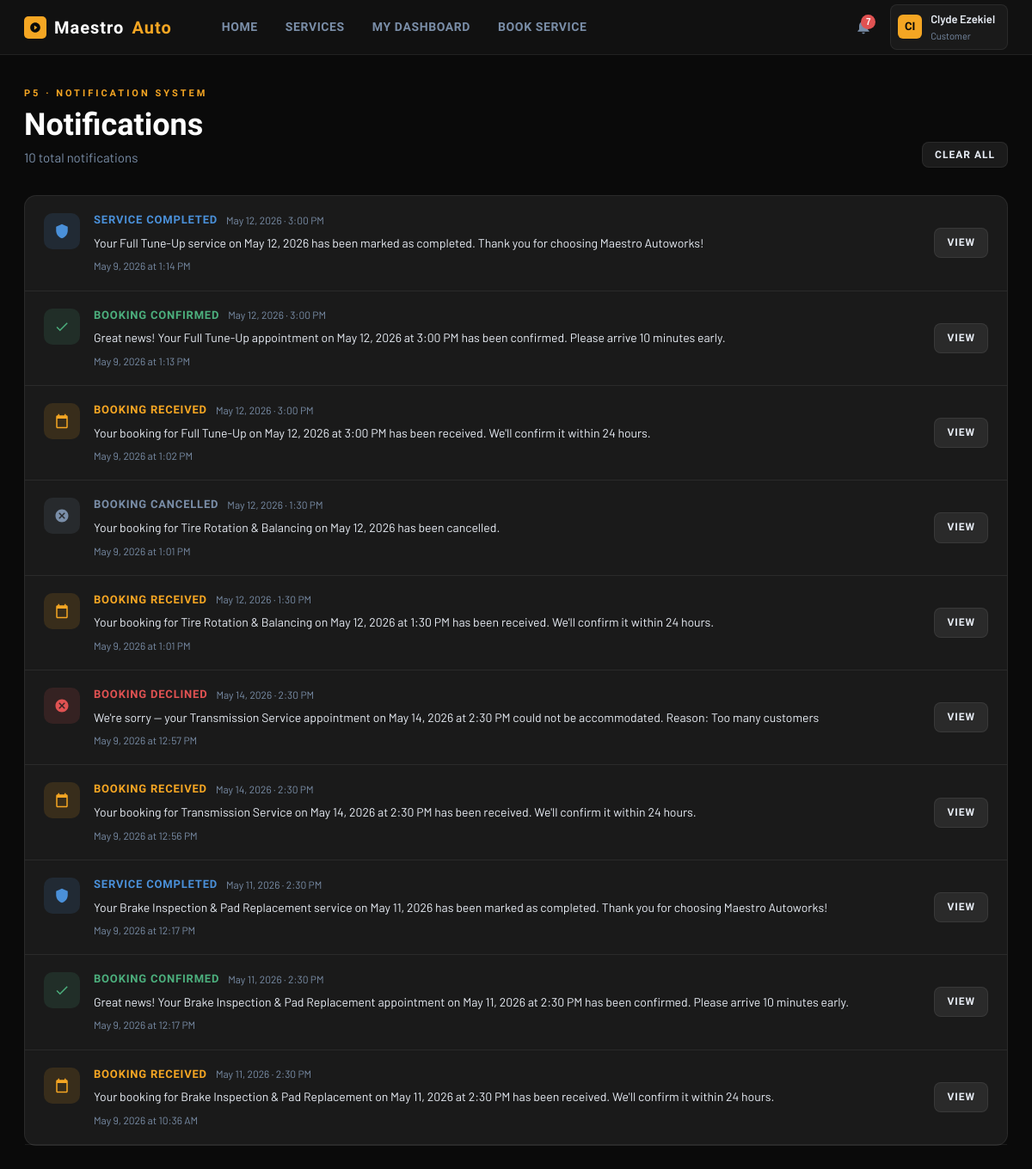
/notifications.php (signed in), run on the app's committed database.
### tables this page shows
CREATE TABLE `users` (
  `id` int(11) NOT NULL,
  `first_name` varchar(100) NOT NULL,
  `last_name` varchar(100) NOT NULL,
  `username` varchar(100) NOT NULL,
  `email` varchar(150) NOT NULL,
  `password` varchar(255) NOT NULL,
  `role` enum('customer','admin') NOT NULL DEFAULT 'customer',
  `phone` varchar(30) DEFAULT NULL,
  `created_at` timestamp NOT NULL DEFAULT current_timestamp()
);

CREATE TABLE `notifications` (
  `id` int(11) NOT NULL,
  `user_id` int(11) NOT NULL,
  `appt_id` int(11) DEFAULT NULL,
  `type` enum('booking_received','booking_confirmed','booking_declined','booking_completed','booking_cancelled','reminder') NOT NULL,
  `message` text NOT NULL,
  `is_read` tinyint(1) NOT NULL DEFAULT 0,
  `created_at` timestamp NOT NULL DEFAULT current_timestamp()
);

CREATE TABLE `appointments` (
  `id` int(11) NOT NULL,
  `user_id` int(11) NOT NULL,
  `service_id` int(11) NOT NULL,
  `vehicle_make` varchar(80) DEFAULT NULL,
  `vehicle_model` varchar(80) DEFAULT NULL,
  `vehicle_year` year(4) DEFAULT NULL,
  `plate_no` varchar(20) DEFAULT NULL,
  `appt_date` date NOT NULL,
  `appt_time` time NOT NULL,
  `notes` text DEFAULT NULL,
  `status` enum('pending','confirmed','declined','completed','cancelled') NOT NULL DEFAULT 'pending',
  `admin_notes` text DEFAULT NULL,
  `created_at` timestamp NOT NULL DEFAULT current_timestamp(),
  `updated_at` timestamp NOT NULL DEFAULT current_timestamp() ON UPDATE current_timestamp()
);

### notifications.php (the view, shortened to what this page needs)
<?php
require 'db.php';
require 'partials/header.php';
$pdo->prepare("UPDATE notifications SET is_read = 1 WHERE user_id = ?")
    ->execute([$me['id']]);
$page    = max(1, (int)($_GET['page'] ?? 1));
$perPage = 20;
$offset  = ($page - 1) * $perPage;
$countStmt = $pdo->prepare("SELECT COUNT(*) FROM notifications WHERE user_id = ?");
$countStmt->execute([$me['id']]);
$total = (int)$countStmt->fetchColumn();
$notifStmt = $pdo->prepare("
    SELECT n.*, a.appt_date, a.appt_time, s.name AS service_name
    FROM notifications n
    LEFT JOIN appointments a ON a.id = n.appt_id
    LEFT JOIN services     s ON s.id = a.service_id
    WHERE n.user_id = :user_id
    ORDER BY n.created_at DESC
    LIMIT :limit OFFSET :offset
");
$notifStmt->bindValue(':user_id', $me['id'], PDO::PARAM_INT);
$notifStmt->bindValue(':limit', (int)$perPage, PDO::PARAM_INT);
$notifStmt->bindValue(':offset', (int)$offset, PDO::PARAM_INT);
$notifStmt->execute();
$notifs = $notifStmt->fetchAll();
function notifStyle(string $type): array {
    return match($type) {
        'booking_received'  => ['#F5A623', 'M19 3h-1V1h-2v2H8V1H6v2H5c-1.1 0-2 .9-2 2v16c0 1.1.9 2 2 2h14c1.1 0 2-.9 2-2V5c0-1.1-.9-2-2-2zm0 18H5V8h14v13z'],
        'booking_confirmed' => ['#4CAF7D', 'M9 16.17L4.83 12l-1.42 1.41L9 19 21 7l-1.41-1.41z'],
        'booking_declined'  => ['#E05252', 'M12 2C6.47 2 2 6.47 2 12s4.47 10 10 10 10-4.47 10-10S17.53 2 12 2zm5 13.59L15.59 17 12 13.41 8.41 17 7 15.59 10.59 12 7 8.41 8.41 7 12 10.59 15.59 7 17 8.41 13.41 12 17 15.59z'],
        'booking_completed' => ['#4A90D9', 'M12 1L3 5v6c0 5.55 3.84 10.74 9 12 5.16-1.26 9-6.45 9-12V5l-9-4z'],
        'booking_cancelled' => ['#7A8EA8', 'M12 2C6.47 2 2 6.47 2 12s4.47 10 10 10 10-4.47 10-10S17.53 2 12 2zm5 13.59L15.59 17 12 13.41 8.41 17 7 15.59 10.59 12 7 8.41 8.41 7 12 10.59 15.59 7 17 8.41 13.41 12 17 15.59z'],
        'reminder'          => ['#F5A623', 'M12 22c1.1 0 2-.9 2-2h-4c0 1.1.9 2 2 2zm6-6V11c0-3.07-1.64-5.64-4.5-6.32V4c0-.83-.67-1.5-1.5-1.5s-1.5.67-1.5 1.5v.68C7.63 5.36 6 7.92 6 11v5l-2 2v1h16v-1l-2-2z'],
        default             => ['#7A8EA8', 'M12 2C6.48 2 2 6.48 2 12s4.48 10 10 10 10-4.48 10-10S17.52 2 12 2zm1 15h-2v-2h2v2zm0-4h-2V7h2v6z'],
    };
}
function notifLabel(string $type): string {
    return match($type) {
        'booking_received'  => 'Booking Received',
        'booking_confirmed' => 'Booking Confirmed',
        'booking_declined'  => 'Booking Declined',
        'booking_completed' => 'Service Completed',
        'booking_cancelled' => 'Booking Cancelled',
        'reminder'          => 'Reminder',
        default             => 'Notification',
    };
}
?>
<main class="page-shell">
    <div class="page-header" style="display:flex;align-items:flex-end;justify-content:space-between;flex-wrap:wrap;gap:16px;">
        <div>
            <div class="page-label">P5 · Notification System</div>
            <div class="page-title">Notifications</div>
            <div class="page-sub"><?= $total ?> total notification<?= $total!=1?'s':'' ?></div>
        </div>
        <?php if ($total > 0): ?>
            <form method="POST" action="clear_notifications.php">
                <button type="submit" class="btn btn-secondary btn-sm"
                    onclick="return confirm('Clear all notifications?')">
                    Clear All
                </button>
            </form>
        <?php endif; ?>
    </div>
    <?php if (empty($notifs)): ?>
        <div class="card">
            <div class="empty-state">
                <svg viewBox="0 0 24 24"><path d="M12 22c1.1 0 2-.9 2-2h-4c0 1.1.9 2 2 2zm6-6V11c0-3.07-1.64-5.64-4.5-6.32V4c0-.83-.67-1.5-1.5-1.5s-1.5.67-1.5 1.5v.68C7.63 5.36 6 7.92 6 11v5l-2 2v1h16v-1l-2-2z"/></svg>
                <p>You're all caught up — no notifications yet.</p>
            </div>
        </div>
    <?php else: ?>
        <div class="card" style="padding:0;">
            <?php foreach ($notifs as $n):
                [$color, $iconPath] = notifStyle($n['type']);
            ?>
            <div style="display:flex;gap:16px;padding:18px 22px;
                border-bottom:1px solid var(--border-sub);
                transition:background .15s;"
                onmouseover="this.style.background='rgba(255,255,255,0.02)'"
                onmouseout="this.style.background=''">
                <div style="flex-shrink:0;width:42px;height:42px;border-radius:10px;
                    background:<?= $color ?>22;
                    display:flex;align-items:center;justify-content:center;margin-top:2px;">
                    <svg viewBox="0 0 24 24" style="width:18px;height:18px;fill:<?= $color ?>;">
                        <path d="<?= $iconPath ?>"/>
                    </svg>
                </div>
                <div style="flex:1;min-width:0;">
                    <div style="display:flex;align-items:center;gap:10px;margin-bottom:5px;flex-wrap:wrap;">
                        <span style="font-family:'Barlow Condensed',sans-serif;font-size:13px;
                            font-weight:700;letter-spacing:.8px;text-transform:uppercase;color:<?= $color ?>;">
                            <?= notifLabel($n['type']) ?>
                        </span>
                        <?php if ($n['appt_date']): ?>
                            <span style="font-size:12px;color:var(--muted);">
                                <?= date('M j, Y', strtotime($n['appt_date'])) ?>
                                <?= $n['appt_time'] ? '· '.date('g:i A', strtotime($n['appt_time'])) : '' ?>
                            </span>
                        <?php endif; ?>
                    </div>
                    <div style="font-size:14px;color:var(--text);line-height:1.6;">
                        <?= htmlspecialchars($n['message']) ?>
                    </div>
                    <div style="font-size:12px;color:var(--muted);margin-top:6px;">
                        <?= date('F j, Y \a\t g:i A', strtotime($n['created_at'])) ?>
                    </div>
                </div>
                <?php if ($n['appt_id']): ?>
                <div style="flex-shrink:0;align-self:center;">
                    <a href="<?= $me['role']==='admin' ? 'admin_appointments.php' : 'dashboard.php' ?>"
                       class="btn btn-secondary btn-sm">View</a>
                </div>
                <?php endif; ?>
            </div>
            <?php endforeach; ?>
        </div>
    <?php endif; ?>
</main>
<?php require 'partials/footer.php'; ?>

### partials/header.php (shortened to what this page needs)
<?php
$currentUser = $pdo->prepare("SELECT id, first_name, last_name, username, role FROM users WHERE id = ?");
$currentUser->execute([$_SESSION['user_id']]);
$me = $currentUser->fetch();
$unreadStmt = $pdo->prepare("SELECT COUNT(*) FROM notifications WHERE user_id = ? AND is_read = 0");
$unreadStmt->execute([$me['id']]);
$unreadCount = (int)$unreadStmt->fetchColumn();
$initials = strtoupper(substr($me['first_name'],0,1) . substr($me['last_name'],0,1));
$isAdmin  = ($me['role'] === 'admin');
$currentPage = basename($_SERVER['PHP_SELF'], '.php');
?>
<!DOCTYPE html>
<html lang="en">
<head>
    <link rel="stylesheet" href="app.css">
</head>
<body>
<div class="app-body">
<header class="topbar">
    <a href="<?= $isAdmin ? 'admin_dashboard.php' : 'dashboard.php' ?>" class="topbar-logo">
        <div class="logo-badge">
            <svg viewBox="0 0 24 24"><path d="M12 2C6.48 2 2 6.48 2 12s4.48 10 10 10 10-4.48 10-10S17.52 2 12 2zm-2 14.5v-9l6 4.5-6 4.5z"/></svg>
        </div>
        Maestro<span style="color:var(--yellow)">Auto</span>
    </a>
    <nav class="topbar-nav">
        <a href="home.php"      class="<?= $currentPage==='home'      ?'active':'' ?>">Home</a>
        <a href="services.php"  class="<?= $currentPage==='services'  ?'active':'' ?>">Services</a>
        <?php if ($isAdmin): ?>
            <a href="admin_dashboard.php" class="<?= $currentPage==='admin_dashboard'?'active':'' ?>">Dashboard</a>
            <a href="admin_appointments.php" class="<?= $currentPage==='admin_appointments'?'active':'' ?>">Appointments</a>
            <a href="admin_reports.php"  class="<?= $currentPage==='admin_reports' ?'active':'' ?>">Reports</a>
        <?php else: ?>
            <a href="dashboard.php"    class="<?= $currentPage==='dashboard'    ?'active':'' ?>">My Dashboard</a>
            <a href="book.php"         class="<?= $currentPage==='book'         ?'active':'' ?>">Book Service</a>
        <?php endif; ?>
    </nav>
    <div class="topbar-right">
        <div style="position:relative;">
            <button class="notif-btn" id="notifBtn" aria-label="Notifications">
                <?php if ($unreadCount > 0): ?>
                    <span class="notif-badge"><?= $unreadCount > 9 ? '9+' : $unreadCount ?></span>
                <?php endif; ?>
            </button>
        </div>
        <div style="position:relative;">
            <div class="user-chip" id="userChip">
                <div class="user-avatar"><?= $initials ?></div>
                <div>
                    <div class="user-name"><?= htmlspecialchars($me['first_name']) ?></div>
                    <div class="user-role"><?= ucfirst($me['role']) ?></div>
                </div>
            </div>
        </div>
    </div>
</header>

### app.css (style rules this page uses)
*, *::before, *::after { box-sizing: border-box; margin: 0; padding: 0; }
:root { --yellow: #F5A623; --yellow-dk: #D4891A; --yellow-lt: rgba(245,166,35,0.12); --navy: #0a0a0a; --black: #0a0a0a; --black-mid: #111111; --black-card: #1a1a1a; --black-input:#2a2a2a; --black-ele: #222222; --navy-mid: #111111; --navy-card: #1a1a1a; --navy-input: #2a2a2a; --border: rgba(245,166,35,0.22); --border-sub: rgba(255,255,255,0.07); --text: #E8EDF5; --muted: #7A8EA8; --white: #ffffff; --danger: #E05252; --danger-lt: rgba(224,82,82,0.12); --success: #4CAF7D; --success-lt: rgba(76,175,125,0.12); --warning: #F5A623; --info: #4A90D9; --info-lt: rgba(74,144,217,0.12); --sidebar-w: 260px; --topbar-h: 64px; }
html, body { min-height: 100%; font-family: 'Barlow', sans-serif; background: var(--black); color: var(--text); font-size: 15px; line-height: 1.6; }
a { color: var(--yellow); text-decoration: none; }
.topbar { position: fixed; top: 0; left: 0; right: 0; z-index: 100; height: var(--topbar-h); background: var(--black-mid); border-bottom: 1px solid var(--border-sub); display: flex; align-items: center; padding: 0 28px; gap: 20px; }
.topbar-logo { font-family: 'Barlow Condensed', sans-serif; font-size: 20px; font-weight: 800; letter-spacing: 1px; color: var(--white); display: flex; align-items: center; gap: 9px; text-decoration: none; white-space: nowrap; }
.topbar-logo .logo-badge { background: var(--yellow); border-radius: 5px; width: 26px; height: 26px; display: flex; align-items: center; justify-content: center; }
.topbar-logo .logo-badge svg { width: 14px; height: 14px; fill: var(--black); }
.topbar-nav { display: flex; align-items: center; gap: 4px; margin-left: 24px; flex: 1; }
.topbar-nav a { font-family: 'Barlow Condensed', sans-serif; font-size: 14px; font-weight: 600; letter-spacing: .6px; text-transform: uppercase; color: var(--muted); padding: 6px 14px; border-radius: 6px; transition: color .2s, background .2s; text-decoration: none; }
.topbar-right { margin-left: auto; display: flex; align-items: center; gap: 12px; }
.notif-btn { position: relative; background: none; border: none; cursor: pointer; width: 38px; height: 38px; border-radius: 8px; display: flex; align-items: center; justify-content: center; color: var(--muted); transition: background .2s, color .2s; }
.notif-badge { position: absolute; top: 5px; right: 5px; width: 17px; height: 17px; border-radius: 50%; background: var(--danger); color: #fff; font-size: 10px; font-weight: 700; line-height: 17px; text-align: center; }
.user-chip { display: flex; align-items: center; gap: 10px; background: var(--black-card); border: 1px solid var(--border-sub); border-radius: 8px; padding: 6px 14px 6px 8px; cursor: pointer; transition: border-color .2s; }
.user-avatar { width: 28px; height: 28px; border-radius: 6px; background: var(--yellow); color: var(--black); font-family: 'Barlow Condensed', sans-serif; font-weight: 800; font-size: 13px; display: flex; align-items: center; justify-content: center; }
.user-name { font-size: 13px; font-weight: 600; color: var(--text); }
.user-role { font-size: 11px; color: var(--muted); }
.app-body { padding-top: var(--topbar-h); min-height: 100vh; }
.page-shell { max-width: 1280px; margin: 0 auto; padding: 36px 28px 60px; }
.page-header { margin-bottom: 32px; }
.page-label { font-family: 'Barlow Condensed', sans-serif; font-size: 11px; font-weight: 700; letter-spacing: 3px; text-transform: uppercase; color: var(--yellow); margin-bottom: 8px; }
.page-title { font-family: 'Barlow Condensed', sans-serif; font-size: clamp(2rem, 3vw, 2.8rem); font-weight: 800; color: var(--white); line-height: 1.1; }
.page-sub { font-size: 15px; color: var(--muted); margin-top: 6px; }
.card { background: var(--black-card); border: 1px solid var(--border-sub); border-radius: 14px; padding: 28px; }
.btn { display: inline-flex; align-items: center; gap: 8px; font-family: 'Barlow Condensed', sans-serif; font-size: 14px; font-weight: 700; letter-spacing: 1px; text-transform: uppercase; border: none; border-radius: 8px; padding: 10px 20px; cursor: pointer; text-decoration: none; transition: background .2s, transform .15s, box-shadow .2s; }
.btn-secondary { background: rgba(255,255,255,0.07); color: var(--text); border: 1px solid var(--border-sub); }
.btn-sm { padding: 7px 14px; font-size: 12px; }

### data on the page
users: initials "CI", first_name "Clyde Ezekiel", role "Customer"
notifications: type "SERVICE COMPLETED", appt.appt_date "May 12, 2026", appt.appt_time "3:00 PM", message "Your Full Tune-Up service on May 12, 2026 has been marked as completed. Thank you for choosing Maestro Autoworks!", created_at "May 9, 2026 at 1:14 PM", shows "VIEW"
notifications: type "BOOKING CONFIRMED", appt.appt_date "May 12, 2026", appt.appt_time "3:00 PM", message "Great news! Your Full Tune-Up appointment on May 12, 2026 at 3:00 PM has been confirmed. Please arrive 10 minutes early.", created_at "May 9, 2026 at 1:13 PM", shows "VIEW"
notifications: type "BOOKING RECEIVED", appt.appt_date "May 12, 2026", appt.appt_time "3:00 PM", message "Your booking for Full Tune-Up on May 12, 2026 at 3:00 PM has been received. We'll confirm it within 24 hours.", created_at "May 9, 2026 at 1:02 PM", shows "VIEW"
notifications: type "BOOKING CANCELLED", appt.appt_date "May 12, 2026", appt.appt_time "1:30 PM", message "Your booking for Tire Rotation & Balancing on May 12, 2026 has been cancelled.", created_at "May 9, 2026 at 1:01 PM", shows "VIEW"
notifications: type "BOOKING RECEIVED", appt.appt_date "May 12, 2026", appt.appt_time "1:30 PM", message "Your booking for Tire Rotation & Balancing on May 12, 2026 at 1:30 PM has been received. We'll confirm it within 24 hours.", created_at "May 9, 2026 at 1:01 PM", shows "VIEW"
notifications: type "BOOKING DECLINED", appt.appt_date "May 14, 2026", appt.appt_time "2:30 PM", message "We're sorry — your Transmission Service appointment on May 14, 2026 at 2:30 PM could not be accommodated. Reason: Too many customers", created_at "May 9, 2026 at 12:57 PM", shows "VIEW"
notifications: type "BOOKING RECEIVED", appt.appt_date "May 14, 2026", appt.appt_time "2:30 PM", message "Your booking for Transmission Service on May 14, 2026 at 2:30 PM has been received. We'll confirm it within 24 hours.", created_at "May 9, 2026 at 12:56 PM", shows "VIEW"
notifications: type "SERVICE COMPLETED", appt.appt_date "May 11, 2026", appt.appt_time "2:30 PM", message "Your Brake Inspection & Pad Replacement service on May 11, 2026 has been marked as completed. Thank you for choosing Maestro Autoworks!", created_at "May 9, 2026 at 12:17 PM", shows "VIEW"
notifications: type "BOOKING CONFIRMED", appt.appt_date "May 11, 2026", appt.appt_time "2:30 PM", message "Great news! Your Brake Inspection & Pad Replacement appointment on May 11, 2026 at 2:30 PM has been confirmed. Please arrive 10 minutes early.", created_at "May 9, 2026 at 12:17 PM", shows "VIEW"
notifications: type "BOOKING RECEIVED", appt.appt_date "May 11, 2026", appt.appt_time "2:30 PM", message "Your booking for Brake Inspection & Pad Replacement on May 11, 2026 at 2:30 PM has been received. We'll confirm it within 24 hours.", created_at "May 9, 2026 at 10:36 AM", shows "VIEW"

### other printed values
$unreadCount "7"
$total "10"
